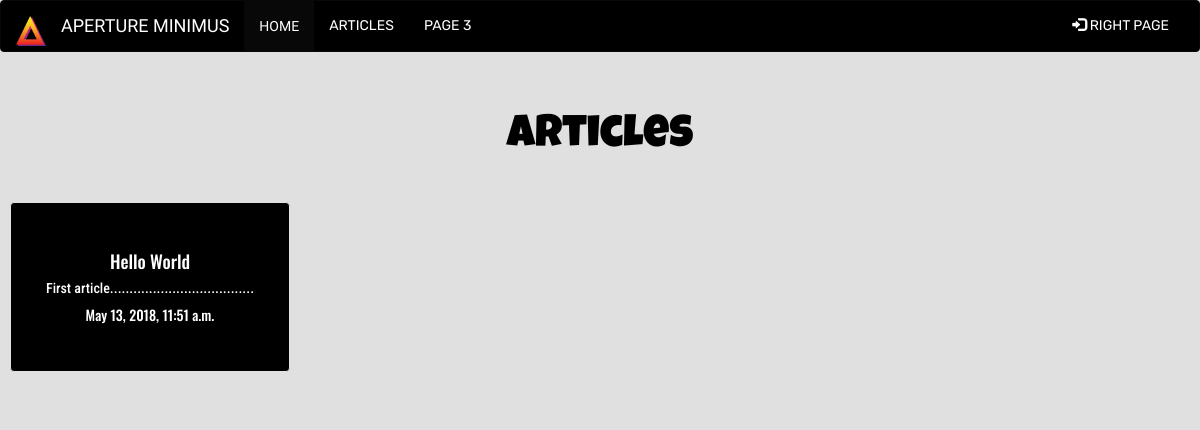
/articles/, run on an earlier commit of the app's database.
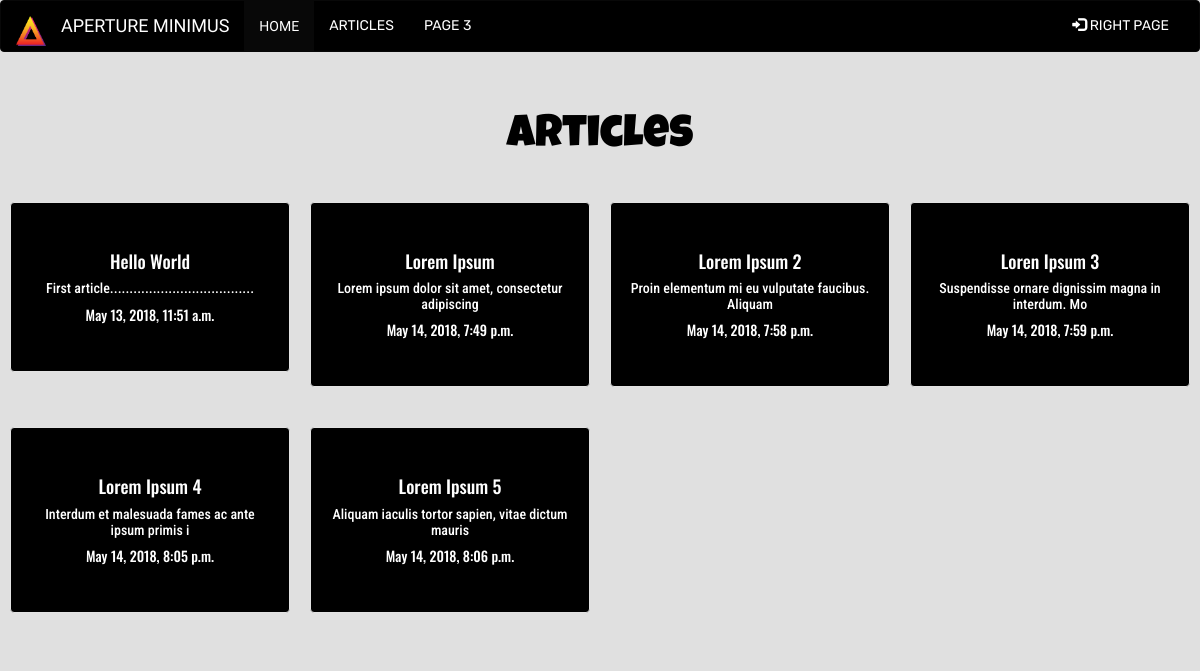
And on a later commit of the database.
### articles/models.py (models this page shows, shortened)
class Articles(models.Model):
    title = models.CharField(max_length=100)
    body = models.TextField()
    slug = models.SlugField(null=True)
    date = models.DateTimeField(auto_now_add=True)
    thumb = models.ImageField(default='skate.jpg',blank=True)
    img0 = models.ImageField(default='default.png', blank=True)
    img1 = models.ImageField(default = 'default.png',blank=True)
    img2 = models.ImageField(default='default.png', blank=True)
    img3 = models.ImageField(default='default.png', blank=True)
    img4 = models.ImageField(default='default.png', blank=True)
    img5 = models.ImageField(default='default.png', blank=True)
    img6 = models.ImageField(default='default.png', blank=True)
    img7 = models.ImageField(default='default.png', blank=True)
    img8 = models.ImageField(default='default.png', blank=True)
    img9 = models.ImageField(default='default.png', blank=True)
    def snippet(self):
        return self.body[:50]

### articles/views.py (the view)
def article_list(request):
    article = Articles.objects.all().order_by('date')
    return render(request, 'articles/article_list.html',{'article':article})

### articles/templates/articles/article_list.html
{% extends 'base.html' %}
{% block content %}
    <br>
    <h1 class="text-center">Articles</h1>
    <br>
    <div>
        <div class='container-fluid'>
        <div class='row'>
        {% for i in article %}
        <a href="{% url 'articles:detail' slug=i.slug %} " style="color:black" >
            <div class=' col-sm-3 text-center' style="padding:10px;" >
                <span class='border border-primary'>
                <div  id="main-" class = "cc well card card-success" style="" >
                <br>
                <h4 style="color: white;font-family: 'Oswald'">{{i.title}}</h4>
                <h5 style="color: white;font-family: 'Roboto Condensed';">{{i.snippet}}</h5>
                <h5 style="color: white;font-family: 'Oswald';">{{i.date}}</h5>
                <br>
                </div>
                </span>
            </div>
        </a>
        {% endfor %}
        </div>
        </div>
    </div>
{% endblock %}

### templates/base.html (shortened to what this page needs)
{% load static from staticfiles %}
<!DOCTYPE html>
<html>
<head>
    <link rel="stylesheet" href="https://maxcdn.bootstrapcdn.com/bootstrap/3.3.7/css/bootstrap.min.css">
    <link rel="stylesheet" type="text/css" media="screen" href="{% static 'base.css' %}" />
</head>
<body>
        <nav class="navbar navbar-inverse" >
                <div class="container-fluid">
                  <div class="navbar-header">
                    <a class="navbar-brand" href="#"><img src="{% static 'Gt.png' %}"  class="navbar-left"  style="margin-top: -8;" width=30 height=30/></a>
                    <a class="navbar-brand" style="font-family: 'Viga';text-transform: uppercase;color:white;">Aperture Minimus</a>
                  </div>
                  <div class="collapse navbar-collapse" id="myNavbar">
                    <ul class="nav navbar-nav">
                      <li class="active"><a href="{% url 'homeurl' %}" style="font-family: 'Viga';text-transform: uppercase;color:white;">Home</a></li>
                      <li><a href="{% url 'articles:list'  %}" style="font-family: 'Rubik';text-transform: uppercase;color:white;">Articles</a></li>
                      <li><a href="#" style="font-family: 'Rubik';text-transform: uppercase;color:white;">Page 3</a></li>
                    </ul>
                    <ul class="nav navbar-nav navbar-right">
                      <li><a href="#" style="font-family: 'Rubik';text-transform: uppercase;color:white;"><span class="glyphicon glyphicon-log-in"></span> Right Page</a></li>
                    </ul>
                  </div>
                </div>
              </nav>
   <div>
    {% block content %}
    {% endblock %}
    </div>
</body>
</html>

### aperturebase/static/base.css (style rules this page uses)
body { background: #e0e0e0; }

### templates/base.html (style rules this page uses)
.well { background: #000000; }
.navbar-inverse { background-color: #000000; }
h1 { font-family: 'Luckiest Guy'; color:#000000; }
@media screen and (min-width: 601px) { h1 { font-size: 45px; } }

What changed in the data, as far as the page shows it:
added Articles: title "Lorem Ipsum", snippet "Lorem ipsum dolor sit amet, consectetur adipiscing", date "May 14, 2018, 7:49 p.m."
added Articles: title "Lorem Ipsum 2", snippet "Proin elementum mi eu vulputate faucibus. Aliquam", date "May 14, 2018, 7:58 p.m."
added Articles: title "Loren Ipsum 3", snippet "Suspendisse ornare dignissim magna in interdum. Mo", date "May 14, 2018, 7:59 p.m."
added Articles: title "Lorem Ipsum 4", snippet "Interdum et malesuada fames ac ante ipsum primis i", date "May 14, 2018, 8:05 p.m."
added Articles: title "Lorem Ipsum 5", snippet "Aliquam iaculis tortor sapien, vitae dictum mauris", date "May 14, 2018, 8:06 p.m."
